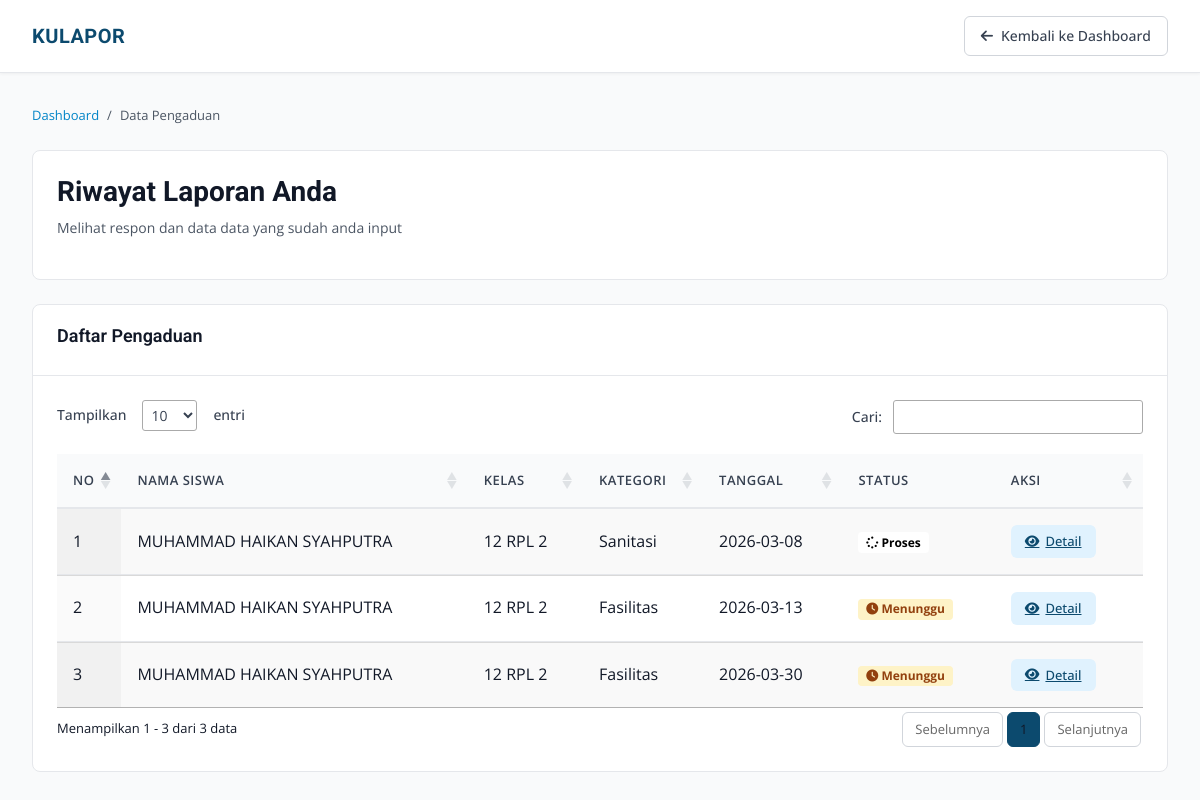
The page /views/siswa/data_pengaduan.php (signed in) on the database its author committed.
### tables this page shows
CREATE TABLE `input_aspirasi` (
  `id_pelapor` int NOT NULL,
  `nis` varchar(225) DEFAULT NULL,
  `id_kategori` int NOT NULL,
  `lokasi` varchar(225) NOT NULL,
  `ket` varchar(225) NOT NULL,
  `status` enum('menunggu','proses','selesai','ditolak') NOT NULL DEFAULT 'menunggu',
  `feedback` varchar(225) DEFAULT NULL,
  `tanggal` date NOT NULL
);

CREATE TABLE `user` (
  `id` int NOT NULL,
  `Username` varchar(100) NOT NULL,
  `password` varchar(100) NOT NULL,
  `role` enum('admin','siswa') NOT NULL DEFAULT 'siswa',
  `nis` varchar(100) DEFAULT NULL,
  `kelas` varchar(100) DEFAULT NULL
);

CREATE TABLE `kategori` (
  `id_kategori` int NOT NULL,
  `ket_kategori` varchar(225) NOT NULL
);

### ControllerSiswa/data_anda.php (called while the page is built, shortened)
<?php
include '../../config/koneksi.php';
$nis = $_SESSION['nis'];
$query = mysqli_query($koneksi, "
    SELECT
        input_aspirasi.*,
        user.nis,
        user.Username,
        user.kelas,
        kategori.ket_kategori
    FROM input_aspirasi
    INNER JOIN user ON input_aspirasi.nis = user.nis
    INNER JOIN kategori ON input_aspirasi.id_kategori = kategori.id_kategori
    WHERE input_aspirasi.nis = '$nis'
");
?>

### views/siswa/data_pengaduan.php (the view, shortened to what this page needs)
<?php
include '../../ControllerSiswa/data_anda.php';
?>
<!DOCTYPE html>
<html lang="id">
<head>
    <link rel="stylesheet" href="https://cdnjs.cloudflare.com/ajax/libs/font-awesome/6.4.0/css/all.min.css">
    <link href="https://cdn.jsdelivr.net/npm/bootstrap@5.0.2/dist/css/bootstrap.min.css" rel="stylesheet">
    <link rel="stylesheet" href="https://cdn.datatables.net/1.13.8/css/jquery.dataTables.min.css">
</head>
<body>
    <header class="header">
        <div class="header-container">
            <a href="#" class="brand">
                <span class="brand-text">KULAPOR</span>
            </a>
            <a href="homepage.php" class="btn-back">
                <i class="fas fa-arrow-left"></i>
                Kembali ke Dashboard
            </a>
        </div>
    </header>
    <main class="main-wrapper">
        <ul class="breadcrumb-custom">
            <li><a href="index.php">Dashboard</a></li>
            <li>/</li>
            <li>Data Pengaduan</li>
        </ul>
        <div class="page-header">
            <div class="page-title-section">
                <h1>Riwayat Laporan Anda</h1>
                <p class="page-subtitle">Melihat respon dan data data yang sudah anda input</p>
            </div>
        </div>
        <div class="table-container">
            <div class="table-header">
                <h2 class="table-title">Daftar Pengaduan    </h2>
            </div>
            <div class="table-wrapper">
                <table id="datatable" class="display">
                    <thead>
                        <tr>
                            <th>No</th>
                            <th>Nama Siswa</th>
                            <th>Kelas</th>
                            <th>Kategori</th>
                            <th>Tanggal</th>
                            <th>Status</th>
                            <th>Aksi</th>
                        </tr>
                    </thead>
                    <tbody>
                    <?php
                    $no = 1;
                    while ($row = mysqli_fetch_assoc($query)) {
                            $status = strtolower($row['status']);
                            $status_class = 'status-pending';
                            $status_icon  = 'fa-clock';
                            if ($status == 'proses') {
                                $status_class = 'status-proses';
                                $status_icon  = 'fa-spinner';
                            } elseif ($status == 'selesai') {
                                $status_class = 'status-selesai';
                                $status_icon  = 'fa-check';
                            }elseif ($status == 'ditolak') {
                            $status_class = 'status-ditolak';
                            $status_icon  = 'fa-times';
                        }
                    ?>
                    <tr>
                        <td><?= $no++; ?></td>
                        <td><?= $row['Username']; ?></td>
                        <td><?= $row['kelas']; ?></td>
                        <td><?= $row['ket_kategori']; ?></td>
                        <td><?= $row['tanggal']; ?></td>
                        <td>
                            <span class="badge <?= $status_class; ?>">
                                <i class="fas <?= $status_icon; ?>"></i>
                                <?= ucfirst($row['status']); ?>
                            </span>
                        </td>
                        <td>
                            <a href="detail_pengaduan.php?id=<?= $row['id_pelapor']; ?>" class="btn-action btn-detail">
                                <i class='fas fa-eye'></i>
                                Detail
                            </a>
                        </td>
                    </tr>
                    <?php } ?>
                    </tbody>
                </table>
            </div>
        </div>
    </main>
</body>
</html>

### views/siswa/data_pengaduan.php (style rules this page uses)
:root { --primary-blue: #0C4A6E; --secondary-blue: #0284C7; --accent-blue: #0EA5E9; --light-blue: #E0F2FE; --white: #FFFFFF; --gray-50: #F9FAFB; --gray-100: #F3F4F6; --gray-200: #E5E7EB; --gray-300: #D1D5DB; --gray-600: #4B5563; --gray-700: #374151; --gray-900: #111827; --success: #059669; --warning: #D97706; --danger: #DC2626; }
* { margin: 0; padding: 0; box-sizing: border-box; }
body { font-family: 'Open Sans', -apple-system, BlinkMacSystemFont, 'Segoe UI', sans-serif; background: var(--gray-50); color: var(--gray-900); line-height: 1.6; }
.header { background: var(--white); border-bottom: 1px solid var(--gray-200); padding: 0; position: sticky; top: 0; z-index: 100; box-shadow: 0 1px 3px rgba(0, 0, 0, 0.05); }
.header-container { max-width: 1400px; margin: 0 auto; padding: 16px 32px; display: flex; align-items: center; justify-content: space-between; }
.brand { display: flex; align-items: center; gap: 12px; text-decoration: none; }
.brand-text { font-family: 'Roboto', sans-serif; font-size: 20px; font-weight: 700; color: var(--primary-blue); letter-spacing: 0.5px; }
.btn-back { display: inline-flex; align-items: center; gap: 8px; padding: 8px 16px; font-size: 14px; font-weight: 500; border: 1px solid var(--gray-300); border-radius: 6px; background: var(--white); color: var(--gray-700); text-decoration: none; }
.main-wrapper { max-width: 1400px; margin: 0 auto; padding: 32px; }
.breadcrumb-custom { display: flex; gap: 8px; font-size: 13px; color: var(--gray-600); margin-bottom: 24px; list-style: none; padding: 0; }
.breadcrumb-custom a { color: var(--secondary-blue); text-decoration: none; }
.page-header { background: var(--white); border: 1px solid var(--gray-200); border-radius: 8px; padding: 24px; margin-bottom: 24px; display: flex; justify-content: space-between; align-items: center; }
.page-title-section h1 { font-family: 'Roboto', sans-serif; font-size: 28px; font-weight: 700; color: var(--gray-900); margin-bottom: 8px; }
.page-subtitle { font-size: 14px; color: var(--gray-600); }
.table-container { background: var(--white); border: 1px solid var(--gray-200); border-radius: 8px; overflow: hidden; }
.table-header { padding: 20px 24px; border-bottom: 1px solid var(--gray-200); display: flex; justify-content: space-between; align-items: center; }
.table-title { font-family: 'Roboto', sans-serif; font-size: 18px; font-weight: 600; color: var(--gray-900); }
.table-wrapper { padding: 24px; }
#datatable { width: 100% !important; border-collapse: separate; border-spacing: 0; }
#datatable thead th { background: var(--gray-50); color: var(--gray-700); font-weight: 600; font-size: 13px; text-transform: uppercase; letter-spacing: 0.5px; padding: 16px; border-bottom: 2px solid var(--gray-200); white-space: nowrap; }
#datatable tbody td { padding: 16px; font-size: 16px; color: var(--gray-900); border-bottom: 1px solid var(--gray-200); vertical-align: middle; }
#datatable tbody tr:last-child td { border-bottom: none; }
.status-pending { background: #FEF3C7; color: #92400E; }
.status-proses { background: #ffffff; color: #000000; }
.btn-action { padding: 6px 14px; font-size: 13px; font-weight: 500; border: none; border-radius: 6px; cursor: pointer; display: inline-flex; align-items: center; gap: 6px; margin-right: 6px; }
.btn-detail { background: var(--light-blue); color: var(--primary-blue); }

### rows shown on the page
input_aspirasi: user.Username "MUHAMMAD HAIKAN SYAHPUTRA", user.kelas "12 RPL 2", id_kategori.ket_kategori "Sanitasi", tanggal "2026-03-08", status "Proses"
input_aspirasi: user.Username "MUHAMMAD HAIKAN SYAHPUTRA", user.kelas "12 RPL 2", id_kategori.ket_kategori "Fasilitas", tanggal "2026-03-13", status "Menunggu"
input_aspirasi: user.Username "MUHAMMAD HAIKAN SYAHPUTRA", user.kelas "12 RPL 2", id_kategori.ket_kategori "Fasilitas", tanggal "2026-03-30", status "Menunggu"
